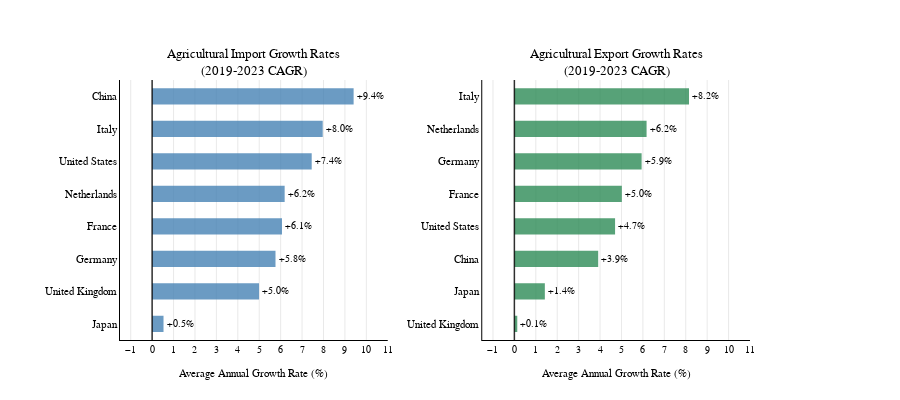

The notebook cell this image was saved under:
### Markdown cell above
### Five-Year CAGR: Imports vs Exports (Top Importers)
Dual horizontal bars plot compound annual growth rates for imports and exports among the same top importers, facilitating side-by-side growth comparisons.

### Code cell
growth_data_import = []
growth_data_export = []
top_countries = top_8_countries

start_year, end_year = df_eda['Year'].unique()[-5:][0], df_eda['Year'].unique()[-5:][-1]

for country in top_countries:
    country_data = df_eda[df_eda['Reporter'] == country]

    import_2019 = country_data[country_data['Year'] == 2019]['Agricultural_products_Import'].iloc[0] if len(country_data[country_data['Year'] == 2019]) > 0 else 0
    import_2023 = country_data[country_data['Year'] == 2023]['Agricultural_products_Import'].iloc[0] if len(country_data[country_data['Year'] == 2023]) > 0 else 0

    export_2019 = country_data[country_data['Year'] == 2019]['Agricultural_products_Export'].iloc[0] if len(country_data[country_data['Year'] == 2019]) > 0 else 0
    export_2023 = country_data[country_data['Year'] == 2023]['Agricultural_products_Export'].iloc[0] if len(country_data[country_data['Year'] == 2023]) > 0 else 0

    if import_2019 > 0:
        import_growth_rate = ((import_2023 / import_2019) ** (1/4) - 1) * 100
        growth_data_import.append({'Country': country, 'Growth_Rate': import_growth_rate, 'Import_2023': import_2023})

    if export_2019 > 0:
        export_growth_rate = ((export_2023 / export_2019) ** (1/4) - 1) * 100
        growth_data_export.append({'Country': country, 'Growth_Rate': export_growth_rate, 'Export_2023': export_2023})

growth_df_import = pd.DataFrame(growth_data_import).sort_values('Growth_Rate', ascending=True)
growth_df_export = pd.DataFrame(growth_data_export).sort_values('Growth_Rate', ascending=True)

fig = make_subplots(
    rows=1,
    cols=2,
    subplot_titles=(
        f'Agricultural Import Growth Rates<br>({start_year}-{end_year} CAGR)',
        f'Agricultural Export Growth Rates<br>({start_year}-{end_year} CAGR)'
    ),
    horizontal_spacing=0.15
)


fig.add_trace(
    go.Bar(y=growth_df_import['Country'], x=growth_df_import['Growth_Rate'], orientation='h', marker=dict(color=COLORS['secondary'], opacity=0.8, line=dict(width=0)), text=[f'{value:+.1f}%' for value in growth_df_import['Growth_Rate']], textposition='outside', textfont=dict(size=10, family="Arial", color='black'), hovertemplate='<b>%{y}</b><br>Growth Rate: %{x:.1f}%<extra></extra>', showlegend=False, width=0.5),
    row=1,
    col=1
)

fig.add_trace(
    go.Bar(y=growth_df_export['Country'], x=growth_df_export['Growth_Rate'], orientation='h', marker=dict(color=COLORS['primary'], opacity=0.8, line=dict(width=0)), text=[f'{value:+.1f}%' for value in growth_df_export['Growth_Rate']], textposition='outside', textfont=dict(size=10, family="Arial", color='black'), hovertemplate='<b>%{y}</b><br>Growth Rate: %{x:.1f}%<extra></extra>', showlegend=False, width=0.5),
    row=1,
    col=2
)

fig.add_vline(x=0, line=dict(color='black', width=1.5), opacity=0.8, row=1, col=1)
fig.add_vline(x=0, line=dict(color='black', width=1.5), opacity=0.8, row=1, col=2)

fig.update_layout(
    height=400,
    title_text="",
    font=dict(family="Arial", size=11),
    plot_bgcolor='white',
    paper_bgcolor='white',
    showlegend=False,
    margin=dict(l=120, r=150, t=80, b=60)
)

fig.update_annotations(font=dict(size=13, family="Arial", color='black'))

fig.update_xaxes(
    title_text="Average Annual Growth Rate (%)",
    title_font=dict(size=11, family="Arial", color='black'),
    showgrid=True,
    gridwidth=0.5,
    gridcolor='lightgray',
    zeroline=False,
    showline=True,
    linewidth=1,
    linecolor='black',
    mirror=False,
    tickfont=dict(size=10, family="Arial", color='black'),
    showspikes=False,
    dtick=1,
    range=[-1.5, 11]
)

fig.update_yaxes(
    title_text="",
    showgrid=False,
    showline=True,
    linewidth=1,
    linecolor='black',
    mirror=False,
    tickfont=dict(size=11, family="Arial", color='black'),
    showspikes=False,
    categoryorder='array',
    categoryarray=growth_df_import['Country'].tolist()
)

fig.update_yaxes(categoryorder='array', categoryarray=growth_df_export['Country'].tolist(), row=1, col=2)

fig.show()

### Figure 1 — Plotly figure (JSON) as saved in the notebook; plotly's stock layout.template omitted (floating-point values rounded to 4 significant figures)
{"data": [{"hovertemplate": "<b>%{y}</b><br>Growth Rate: %{x:.1f}%<extra></extra>", "marker": {"color": "#4682B4", "line": {"width": 0}, "opacity": 0.8}, "orientation": "h", "showlegend": false, "text": ["+0.5%", "+5.0%", "+5.8%", "+6.1%", "+6.2%", "+7.4%", "+8.0%", "+9.4%"], "textfont": {"color": "black", "family": "Arial", "size": 10}, "textposition": "outside", "type": "bar", "width": 0.5, "x": [0.5318, 4.991, 5.76, 6.063, 6.187, 7.449, 7.964, 9.407], "xaxis": "x", "y": ["Japan", "United Kingdom", "Germany", "France", "Netherlands", "United States", "Italy", "China"], "yaxis": "y"}, {"hovertemplate": "<b>%{y}</b><br>Growth Rate: %{x:.1f}%<extra></extra>", "marker": {"color": "#2E8B57", "line": {"width": 0}, "opacity": 0.8}, "orientation": "h", "showlegend": false, "text": ["+0.1%", "+1.4%", "+3.9%", "+4.7%", "+5.0%", "+5.9%", "+6.2%", "+8.2%"], "textfont": {"color": "black", "family": "Arial", "size": 10}, "textposition": "outside", "type": "bar", "width": 0.5, "x": [0.1355, 1.423, 3.912, 4.701, 5.016, 5.94, 6.172, 8.153], "xaxis": "x2", "y": ["United Kingdom", "Japan", "China", "United States", "France", "Germany", "Netherlands", "Italy"], "yaxis": "y2"}], "layout": {"annotations": [{"font": {"color": "black", "family": "Arial", "size": 13}, "showarrow": false, "text": "Agricultural Import Growth Rates<br>(2019-2023 CAGR)", "x": 0.2125, "xanchor": "center", "xref": "paper", "y": 1, "yanchor": "bottom", "yref": "paper"}, {"font": {"color": "black", "family": "Arial", "size": 13}, "showarrow": false, "text": "Agricultural Export Growth Rates<br>(2019-2023 CAGR)", "x": 0.7875, "xanchor": "center", "xref": "paper", "y": 1, "yanchor": "bottom", "yref": "paper"}], "font": {"family": "Arial", "size": 11}, "height": 400, "margin": {"b": 60, "l": 120, "r": 150, "t": 80}, "paper_bgcolor": "white", "plot_bgcolor": "white", "shapes": [{"line": {"color": "black", "width": 1.5}, "opacity": 0.8, "type": "line", "x0": 0, "x1": 0, "xref": "x", "y0": 0, "y1": 1, "yref": "y domain"}, {"line": {"color": "black", "width": 1.5}, "opacity": 0.8, "type": "line", "x0": 0, "x1": 0, "xref": "x2", "y0": 0, "y1": 1, "yref": "y2 domain"}], "showlegend": false, "title": {"text": ""}, "xaxis": {"anchor": "y", "domain": [0, 0.425], "dtick": 1, "gridcolor": "lightgray", "gridwidth": 0.5, "linecolor": "black", "linewidth": 1, "mirror": false, "range": [-1.5, 11], "showgrid": true, "showline": true, "showspikes": false, "tickfont": {"color": "black", "family": "Arial", "size": 10}, "title": {"font": {"color": "black", "family": "Arial", "size": 11}, "text": "Average Annual Growth Rate (%)"}, "zeroline": false}, "xaxis2": {"anchor": "y2", "domain": [0.575, 1], "dtick": 1, "gridcolor": "lightgray", "gridwidth": 0.5, "linecolor": "black", "linewidth": 1, "mirror": false, "range": [-1.5, 11], "showgrid": true, "showline": true, "showspikes": false, "tickfont": {"color": "black", "family": "Arial", "size": 10}, "title": {"font": {"color": "black", "family": "Arial", "size": 11}, "text": "Average Annual Growth Rate (%)"}, "zeroline": false}, "yaxis": {"anchor": "x", "categoryarray": ["Japan", "United Kingdom", "Germany", "France", "Netherlands", "United States", "Italy", "China"], "categoryorder": "array", "domain": [0, 1], "linecolor": "black", "linewidth": 1, "mirror": false, "showgrid": false, "showline": true, "showspikes": false, "tickfont": {"color": "black", "family": "Arial", "size": 11}, "title": {"text": ""}}, "yaxis2": {"anchor": "x2", "categoryarray": ["United Kingdom", "Japan", "China", "United States", "France", "Germany", "Netherlands", "Italy"], "categoryorder": "array", "domain": [0, 1], "linecolor": "black", "linewidth": 1, "mirror": false, "showgrid": false, "showline": true, "showspikes": false, "tickfont": {"color": "black", "family": "Arial", "size": 11}, "title": {"text": ""}}}}
